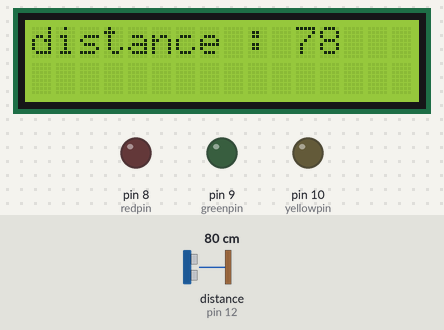
A sketch run on a simulated Arduino Uno, built with avr-gcc and run on an emulated ATmega328P. Parts: 16×2 character LCD, output pins drawn as LEDs (lit = HIGH). Wiring (inferred from the names in the program): ultrasonic range finder: trigger pin 11; echo pin 12. Inputs (shaded band) come from the test bench; at power-on: distance to the obstacle (sensor on pin 12) 80 cm. The echo pulse lasts 58.3 µs per cm; pins used as bus, display or sensor lines are not drawn; what the sketch prints to the serial monitor is not drawn.

Above: at 1.2 s.
1.3 s: distance to the obstacle (sensor on pin 12) set to 34 cm
At 1.8 s:
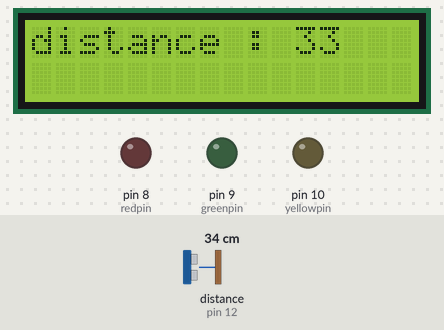
2.9 s: distance to the obstacle (sensor on pin 12) set to 28 cm
At 4.0 s:
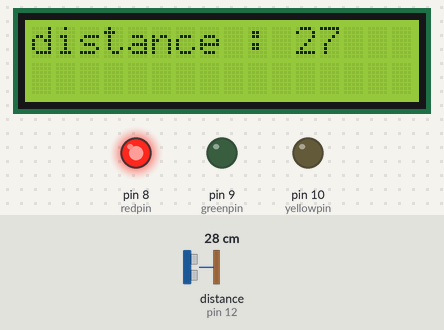
4.7 s: distance to the obstacle (sensor on pin 12) set to 22 cm
At 6.2 s:
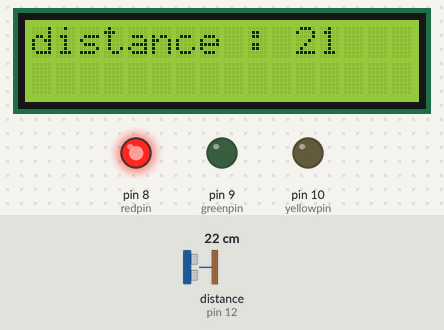
6.6 s: distance to the obstacle (sensor on pin 12) set to 18 cm
At 8.1 s:
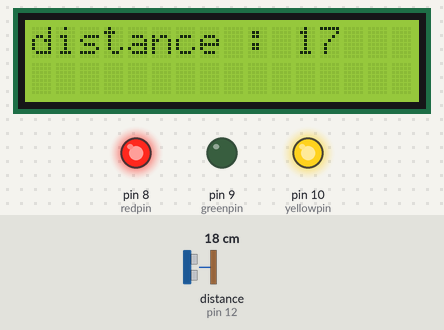
8.4 s: distance to the obstacle (sensor on pin 12) set to 12 cm
At 9.3 s:
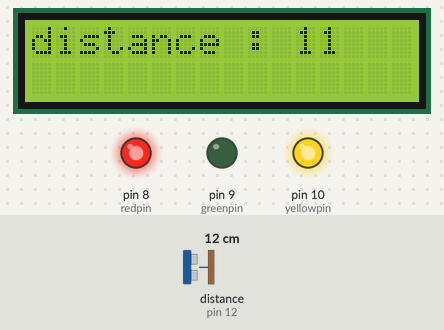
10.3 s: distance to the obstacle (sensor on pin 12) set to 9 cm
At 11.3 s:
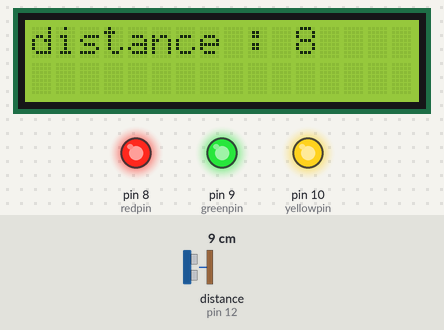
Timing chart, 0 to 13.1 s (numbered marks = the images above; inputs shaded):
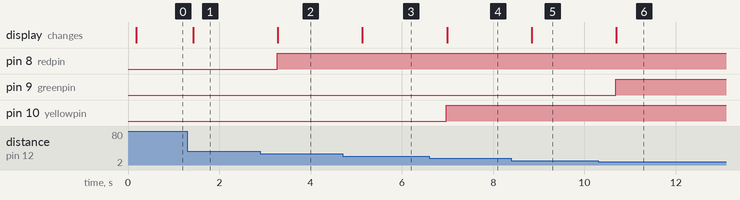

Measured:
- the behaviour switches between 31 and 30 cm on distance to the obstacle (sensor on pin 12) (found by bisection; images 1 and 2)
- the behaviour switches between 21 and 20 cm on distance to the obstacle (sensor on pin 12) (found by bisection; images 3 and 4)
- the behaviour switches between 11 and 10 cm on distance to the obstacle (sensor on pin 12) (found by bisection; images 5 and 6)
- after the input at 1.3 s, the display: changes after 0.13 s (image 1)
- after the input at 2.9 s, pin 8 (redpin): LOW → HIGH after 0.37 s; the display: changes after 0.38 s (image 2)
- after the input at 4.7 s, the display: changes after 0.44 s (image 3)
- after the input at 6.6 s, pin 10 (yellowpin): LOW → HIGH after 0.38 s; the display: changes after 0.39 s (image 4)
- after the input at 8.4 s, the display: changes after 0.44 s (image 5)
- after the input at 10.3 s, pin 9 (greenpin): LOW → HIGH after 0.38 s; the display: changes after 0.40 s (image 6)

The sketch:

UltrasonicWave.ino
```cpp
#include <LiquidCrystal_I2C.h>

int trigpin = 11; //아두이노가 전류를 넣어 초음파를 발사하게 하는 핀
int echopin = 12; //수신부로 입력된 초음파를 받는 편
int redpin = 8;
int greenpin = 9;
int yellowpin = 10;
LiquidCrystal_I2C LCD(0x27,16,2); //LCD 제어 객체 생성
int distance;

void setup() {
  Serial.begin(9600);
  pinMode(trigpin, OUTPUT);
  pinMode(echopin, INPUT);
  pinMode(redpin, OUTPUT);
  pinMode(greenpin, OUTPUT);
  pinMode(yellowpin, OUTPUT);
  LCD.init(); //LCD 초기화
  LCD.backlight();
}

void loop() {
  unsigned long distance; //초음파가 발사되어 돌아온 시간

  //초음파 발생시킴 : 10us 동안 전류를 trigpin에 출력
  digitalWrite(trigpin, LOW);
  delayMicroseconds(2);       //초기화
  digitalWrite(trigpin, HIGH);
  delayMicroseconds(10);
  digitalWrite(trigpin, LOW);

    //돌아온 초음파를 분석하여 거리 계산
  distance = pulseIn(echopin, HIGH)/2*0.034;
        //왕복시간이므로 반으로 나눈다 : 반환값은 unsigned long
        //cm와 microsecond의 단위를 통일시켜야 함
        //1m = 100cm : 340m --> 34000cm
        //1s = 1,000,000us
        //34000/1000000 --> 0.034cm/us

  //화면 출력
  Serial.print("distance : " + String(distance) + "cm\n");
  delay(100);

  if(distance < 10) {
  digitalWrite(redpin, HIGH);
  digitalWrite(greenpin, HIGH);
  digitalWrite(yellowpin, HIGH);
  }else if(distance < 20) {
  digitalWrite(redpin, HIGH);
  digitalWrite(greenpin, LOW);
  digitalWrite(yellowpin, HIGH);
  }else if(distance < 30) {
  digitalWrite(redpin, HIGH);
  digitalWrite(greenpin, LOW);
  digitalWrite(yellowpin, LOW);
  }else {
  digitalWrite(redpin, LOW);
  digitalWrite(greenpin, LOW);
  digitalWrite(yellowpin, LOW);
  }
  Serial.print("distance="); Serial.print(distance); //시리얼 모니터로 출력
  LCD.clear(); //LCD화면 모두 지우기
  LCD.setCursor(0,0);
  LCD.print("distance : "); LCD.print(distance);
  delay(500);
}
```
